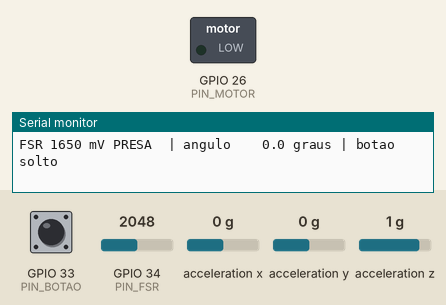
This sketch was run on a simulated ESP32. Parts: switched loads named in the sketch (green lamp = pin HIGH), the last lines printed to the serial monitor. Wiring (inferred from the names in the program): MPU-6050 motion sensor at I2C address 0x68. Inputs (shaded band) come from the test bench; at power-on: GPIO 34 (PIN_FSR) = 2048, GPIO 33 (PIN_BOTAO) HIGH, acceleration x 0 g, acceleration y 0 g, acceleration z 1 g.

Above: at 4.6 s.
4.7 s: GPIO 34 (PIN_FSR) set to 1540
6.2 s: GPIO 34 (PIN_FSR) set to 1430
8.2 s: GPIO 33 (PIN_BOTAO) pulled LOW for 0.15 s
At 8.35 s:
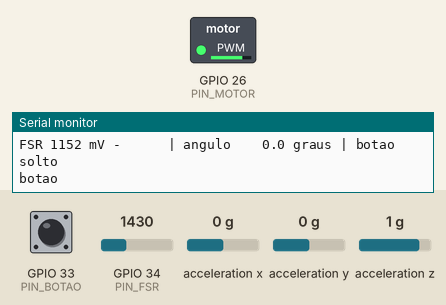
12.0 s: GPIO 33 (PIN_BOTAO) pulled LOW for 1 s
At 12.8 s:
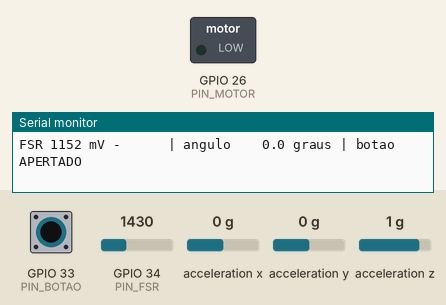
Timing chart, 0 to 15.0 s (numbered marks = the images above; inputs shaded):
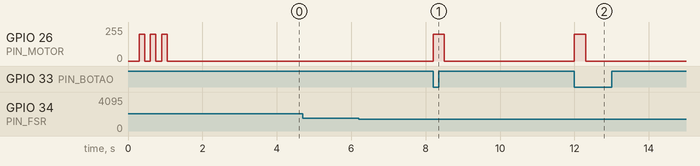

Measured:
- after the input at 8.2 s, GPIO 26 (PIN_MOTOR): 0/255 → 199/255 at once, → 0/255 0.30 s later
- after the input at 12.0 s, GPIO 26 (PIN_MOTOR): 0/255 → 199/255 at once, → 0/255 0.30 s later

The sketch:

teste_bancada_esp32.ino
```cpp
// Teste de bancada da caneleira Geratrix (ESP32 DevKit V1)
// Confere, um por um, os componentes da protoboard com os mesmos pinos do caneleira.ino.
// Nao precisa de biblioteca: a MPU-6050 e lida direto pelo I2C.
//
//  MPU-6050  SDA -> GPIO 21, SCL -> GPIO 22, VCC -> 3V3, GND -> GND
//  FSR 402   divisor com 10 k para GND, sinal no GPIO 34
//  Motor     BC337 com base por 1 k no GPIO 26, 1N4148 em paralelo com o motor
//  Botao     GPIO 33 para GND (pull-up interno)
//
// O que esperar no Monitor Serial (115200):
//  - "MPU-6050 ok (WHO_AM_I = 0x68)" na partida e o angulo mudando ao inclinar a placa
//  - FSR perto de 0 mV solto e subindo ao apertar ("PRESA" acima de 1200 mV)
//  - ao apertar o botao: "botao" e um pulso de 300 ms no motor
#include <Wire.h>

constexpr uint8_t PIN_SDA = 21, PIN_SCL = 22, PIN_FSR = 34, PIN_MOTOR = 26, PIN_BOTAO = 33;
constexpr uint8_t MPU = 0x68;
constexpr uint8_t INTENSIDADE_MOTOR = 200;  // o mesmo duty do caneleira.ino

bool mpuOk = false;

void escreverMpu(uint8_t reg, uint8_t valor) {
  Wire.beginTransmission(MPU); Wire.write(reg); Wire.write(valor); Wire.endTransmission();
}

int16_t ler16(uint8_t reg) {
  Wire.beginTransmission(MPU); Wire.write(reg); Wire.endTransmission(false);
  Wire.requestFrom(MPU, (uint8_t)2);
  return (int16_t)((Wire.read() << 8) | Wire.read());
}

void motor(bool ligado) {
#if ESP_ARDUINO_VERSION_MAJOR >= 3
  ledcWrite(PIN_MOTOR, ligado ? INTENSIDADE_MOTOR : 0);
#else
  ledcWrite(0, ligado ? INTENSIDADE_MOTOR : 0);
#endif
}

void setup() {
  Serial.begin(115200);
  delay(300);
  pinMode(PIN_BOTAO, INPUT_PULLUP);
#if ESP_ARDUINO_VERSION_MAJOR >= 3
  ledcAttach(PIN_MOTOR, 5000, 8);
#else
  ledcSetup(0, 5000, 8); ledcAttachPin(PIN_MOTOR, 0);
#endif
  motor(false);

  Wire.begin(PIN_SDA, PIN_SCL);
  Wire.beginTransmission(MPU); Wire.write(0x75); Wire.endTransmission(false);
  Wire.requestFrom(MPU, (uint8_t)1);
  const uint8_t quem = Wire.available() ? Wire.read() : 0;
  mpuOk = (quem == 0x68 || quem == 0x70 || quem == 0x72);
  if (mpuOk) {
    escreverMpu(0x6B, 0);  // tira do modo sleep
    Serial.printf("MPU-6050 ok (WHO_AM_I = 0x%02X)\n", quem);
  } else {
    Serial.println("MPU-6050 NAO respondeu: confira VCC no 3V3, GND, SDA no 21 e SCL no 22.");
  }

  Serial.println("Teste do motor: 3 pulsos.");
  for (int i = 0; i < 3; i++) { motor(true); delay(150); motor(false); delay(150); }
}

void loop() {
  static uint32_t ultimo = 0;
  static bool botaoAntes = true;

  const bool botao = digitalRead(PIN_BOTAO);
  if (botaoAntes && !botao) {  // apertou
    Serial.println("botao");
    motor(true); delay(300); motor(false);
  }
  botaoAntes = botao;

  if (millis() - ultimo >= 250) {
    ultimo = millis();
    const uint32_t fsrMv = analogReadMilliVolts(PIN_FSR);
    float angulo = NAN;
    if (mpuOk) {
      const float ax = ler16(0x3B), az = ler16(0x3F);
      angulo = atan2f(ax, az) * 57.2958f;
    }
    Serial.printf("FSR %4u mV %-6s | angulo %6.1f graus | botao %s\n",
                  (unsigned)fsrMv, fsrMv >= 1200 ? "PRESA" : (fsrMv < 800 ? "solta" : "-"),
                  angulo, botao ? "solto" : "APERTADO");
  }
}
```
